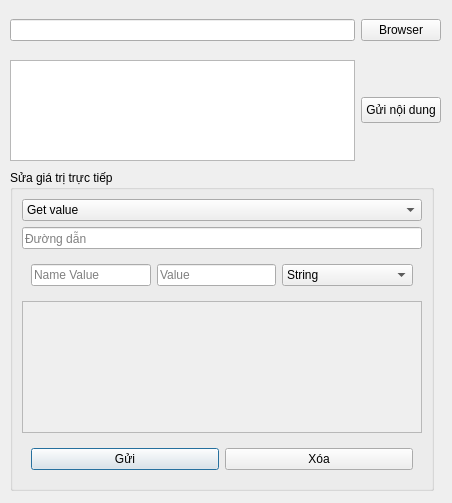
<?xml version="1.0" encoding="UTF-8"?>
<ui version="4.0">
 <class>dialog_re</class>
 <widget class="QDialog" name="dialog_re">
  <property name="geometry">
   <rect>
    <x>0</x>
    <y>0</y>
    <width>452</width>
    <height>503</height>
   </rect>
  </property>
  <property name="windowTitle">
   <string>Dialog</string>
  </property>
  <widget class="QGroupBox" name="groupBox">
   <property name="geometry">
    <rect>
     <x>10</x>
     <y>170</y>
     <width>424</width>
     <height>321</height>
    </rect>
   </property>
   <property name="title">
    <string>Sửa giá trị trực tiếp</string>
   </property>
   <layout class="QVBoxLayout" name="verticalLayout">
    <item>
     <widget class="QComboBox" name="comboBox">
      <item>
       <property name="text">
        <string>Get value</string>
       </property>
      </item>
      <item>
       <property name="text">
        <string>Set value</string>
       </property>
      </item>
      <item>
       <property name="text">
        <string>Delete value</string>
       </property>
      </item>
      <item>
       <property name="text">
        <string>Create key</string>
       </property>
      </item>
      <item>
       <property name="text">
        <string>Delete key</string>
       </property>
      </item>
     </widget>
    </item>
    <item>
     <widget class="QLineEdit" name="lineEdit_2">
      <property name="placeholderText">
       <string>Đường dẫn</string>
      </property>
     </widget>
    </item>
    <item>
     <widget class="QWidget" name="widget" native="true">
      <layout class="QHBoxLayout" name="horizontalLayout_3">
       <item>
        <widget class="QLineEdit" name="key_value">
         <property name="placeholderText">
          <string>Name Value</string>
         </property>
        </widget>
       </item>
       <item>
        <widget class="QLineEdit" name="value">
         <property name="placeholderText">
          <string>Value</string>
         </property>
        </widget>
       </item>
       <item>
        <widget class="QComboBox" name="comboBox_2">
         <item>
          <property name="text">
           <string>String</string>
          </property>
         </item>
         <item>
          <property name="text">
           <string>Binary</string>
          </property>
         </item>
         <item>
          <property name="text">
           <string>DWORD</string>
          </property>
         </item>
         <item>
          <property name="text">
           <string>QWORD</string>
          </property>
         </item>
         <item>
          <property name="text">
           <string>Muti-String</string>
          </property>
         </item>
         <item>
          <property name="text">
           <string>Expandable-String</string>
          </property>
         </item>
        </widget>
       </item>
      </layout>
     </widget>
    </item>
    <item>
     <widget class="QPlainTextEdit" name="noti">
      <property name="enabled">
       <bool>false</bool>
      </property>
     </widget>
    </item>
    <item>
     <widget class="QWidget" name="widget_2" native="true">
      <layout class="QHBoxLayout" name="horizontalLayout_4">
       <item>
        <widget class="QPushButton" name="btn_send1">
         <property name="text">
          <string>Gửi</string>
         </property>
        </widget>
       </item>
       <item>
        <widget class="QPushButton" name="btn_xoa">
         <property name="text">
          <string>Xóa</string>
         </property>
        </widget>
       </item>
      </layout>
     </widget>
    </item>
   </layout>
  </widget>
  <widget class="QWidget" name="layoutWidget">
   <property name="geometry">
    <rect>
     <x>10</x>
     <y>10</y>
     <width>431</width>
     <height>41</height>
    </rect>
   </property>
   <layout class="QHBoxLayout" name="horizontalLayout">
    <item>
     <widget class="QLineEdit" name="lineEdit"/>
    </item>
    <item>
     <widget class="QPushButton" name="btn_browser">
      <property name="text">
       <string>Browser</string>
      </property>
     </widget>
    </item>
   </layout>
  </widget>
  <widget class="QWidget" name="layoutWidget">
   <property name="geometry">
    <rect>
     <x>10</x>
     <y>60</y>
     <width>431</width>
     <height>101</height>
    </rect>
   </property>
   <layout class="QHBoxLayout" name="horizontalLayout_2">
    <item>
     <widget class="QPlainTextEdit" name="plainTextEdit"/>
    </item>
    <item>
     <widget class="QPushButton" name="btn_send">
      <property name="enabled">
       <bool>true</bool>
      </property>
      <property name="sizePolicy">
       <sizepolicy hsizetype="Preferred" vsizetype="Preferred">
        <horstretch>0</horstretch>
        <verstretch>0</verstretch>
       </sizepolicy>
      </property>
      <property name="maximumSize">
       <size>
        <width>16777215</width>
        <height>26</height>
       </size>
      </property>
      <property name="text">
       <string>Gửi nội dung</string>
      </property>
     </widget>
    </item>
   </layout>
  </widget>
 </widget>
 <resources/>
 <connections/>
</ui>
